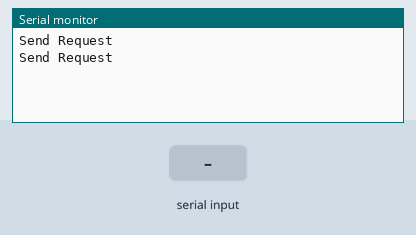
Simulated run of this sketch. Board: Arduino Uno, built with avr-gcc and run on an emulated ATmega328P. On the bench: the last lines printed to the serial monitor. The test bench sets the inputs (shaded band).

Above: at 2.8 s.
2.9 s: "1\n" received over the second serial link
At 4.3 s:
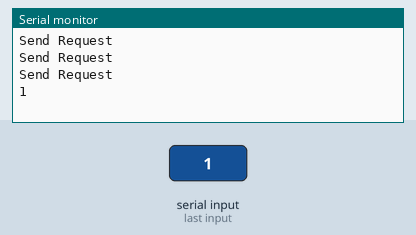
5.0 s: "0\n" received over the second serial link
At 5.7 s:
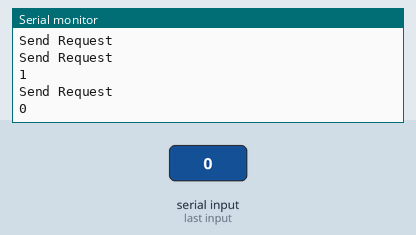
6.8 s: "2\n" received over the second serial link
At 8.8 s:
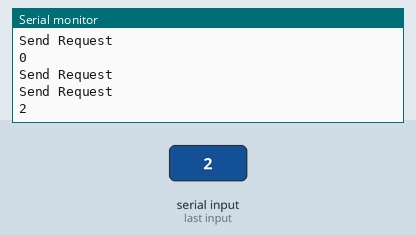

The sketch:

MEGA_2560_TEST.ino
```cpp
#include <SoftwareSerial.h>
#include <AltSoftSerial.h>
#include <SerialCommand.h>

const byte RX = 48;          // Chân 3 được dùng làm chân RX
const byte TX = 46;          // Chân 2 được dùng làm chân TX

 String data;
SoftwareSerial mySerial = SoftwareSerial(RX, TX);
AltSoftSerial AltSerial=AltSoftSerial(RX, TX);;

//Khai báo biến sử dụng thư viện Serial Command
SerialCommand sCmd(mySerial);

void setup() {
  //Serial Begin at 9600 Baud
  Serial.begin(57600);
  mySerial.begin(57600);
  AltSerial.begin(57600);

//  sCmd.addCommand("LED",   led);
  sCmd.addDefaultHandler(defaultCommand);
}

void loop() {
            Serial.println("Send Request");
            mySerial.print("ADRUINO");
            mySerial.print('\r');
            delay(500);

            while (AltSerial.available())
            {
            //delay(50);
            char c = AltSerial.read();  //gets one byte from serial buffer
            Serial.print(c);
            }

            sCmd.readSerial();
            delay(1000);
}

void led() {
  Serial.println("LED");
  char *json = sCmd.next(); //Chỉ cần một dòng này để đọc tham số nhận đươc
  Serial.println(json);
}

void defaultCommand(String command) {
  char *json = sCmd.next();
  Serial.println("Recv data");
  Serial.println(command);
  Serial.println(json);
}
```

Measured:
- after the input at 2.9 s, the serial monitor: prints a new line after 0.60 s (image 1)
- after the input at 5.0 s, the serial monitor: prints a new line at once (image 2)
- after the input at 6.8 s, the serial monitor: prints a new line after 1.2 s (image 3)
